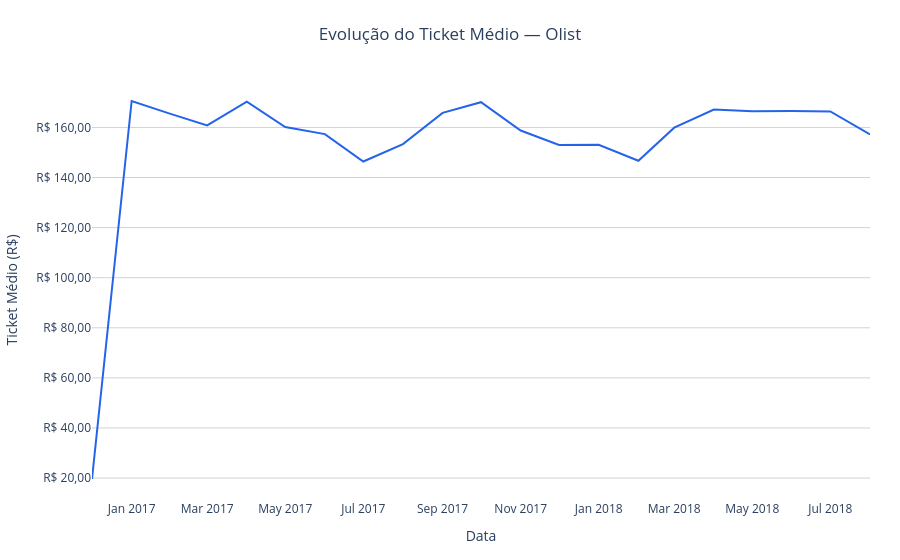

The cell this chart's notebook holds for it:
### Code cell
fig = px.line(
    x=sales_data["date"],
    y=ticket_value_per_period,
    title="Evolução do Ticket Médio — Olist",
    labels={
        "period": "Data",
        "revenue": "Ticket Médio (R$)"
    },
    template="plotly_white",
    color_discrete_sequence=["#2563EB"],
)

fig.update_layout(
    title=dict(
        x=0.5,  # Centraliza o título
        xanchor="center"
    ),
    xaxis_title="Data",
    yaxis_title="Ticket Médio (R$)",
    hovermode="x unified",
    margin=dict(l=60, r=30, t=80, b=60),
    separators = ",."
)

fig.update_xaxes(
    showgrid=False,
    tickformat="%b %Y"
)

fig.update_yaxes(
    tickprefix="R$ ",
    tickformat=",.2f",
    separatethousands=True,
    gridcolor="lightgray"
)

fig.show()

### Figure 1 — Plotly figure (JSON) as saved in the notebook; plotly's stock layout.template omitted (floating-point values rounded to 4 significant figures)
{"data": [{"hovertemplate": "x=%{x}<br>y=%{y}<extra></extra>", "legendgroup": "", "line": {"color": "#2563EB", "dash": "solid"}, "marker": {"symbol": "circle"}, "mode": "lines", "name": "", "orientation": "v", "showlegend": false, "type": "scatter", "x": ["2016-12-01T00:00:00.000000000", "2017-01-01T00:00:00.000000000", "2017-02-01T00:00:00.000000000", "2017-03-01T00:00:00.000000000", "2017-04-01T00:00:00.000000000", "2017-05-01T00:00:00.000000000", "2017-06-01T00:00:00.000000000", "2017-07-01T00:00:00.000000000", "2017-08-01T00:00:00.000000000", "2017-09-01T00:00:00.000000000", "2017-10-01T00:00:00.000000000", "2017-11-01T00:00:00.000000000", "2017-12-01T00:00:00.000000000", "2018-01-01T00:00:00.000000000", "2018-02-01T00:00:00.000000000", "2018-03-01T00:00:00.000000000", "2018-04-01T00:00:00.000000000", "2018-05-01T00:00:00.000000000", "2018-06-01T00:00:00.000000000", "2018-07-01T00:00:00.000000000", "2018-08-01T00:00:00.000000000"], "xaxis": "x", "y": [19.62, 170.6, 165.3, 160.8, 170.3, 160.2, 157.3, 146.4, 153.4, 165.8, 170.1, 158.8, 153.0, 153.1, 146.7, 159.9, 167.1, 166.5, 166.6, 166.4, 157.2], "yaxis": "y"}], "layout": {"hovermode": "x unified", "legend": {"tracegroupgap": 0}, "margin": {"b": 60, "l": 60, "r": 30, "t": 80}, "separators": ",.", "title": {"text": "Evolução do Ticket Médio — Olist", "x": 0.5, "xanchor": "center"}, "xaxis": {"anchor": "y", "domain": [0, 1], "showgrid": false, "tickformat": "%b %Y", "title": {"text": "Data"}}, "yaxis": {"anchor": "x", "domain": [0, 1], "gridcolor": "lightgray", "separatethousands": true, "tickformat": ",.2f", "tickprefix": "R$ ", "title": {"text": "Ticket Médio (R$)"}}}}
